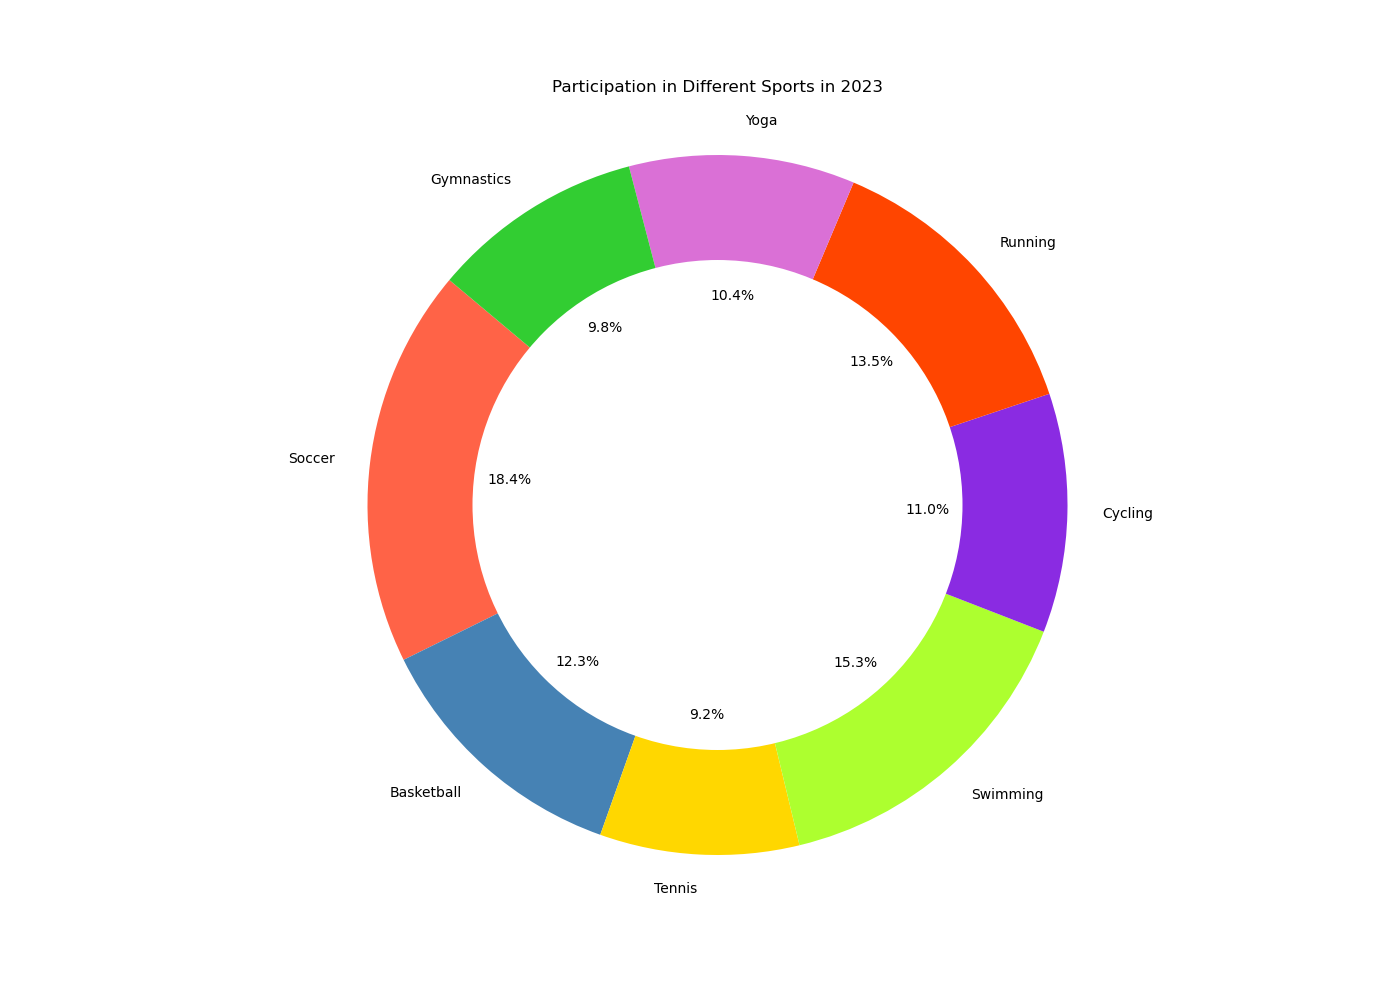

Write the Python code that produced this figure.

import matplotlib.pyplot as plt

# Data to plot
categories = ['Soccer', 'Basketball', 'Tennis', 'Swimming', 'Cycling', 'Running', 'Yoga', 'Gymnastics']
values = [300, 200, 150, 250, 180, 220, 170, 160]
colors = ['#FF6347', '#4682B4', '#FFD700', '#ADFF2F', '#8A2BE2', '#FF4500', '#DA70D6', '#32CD32']

# Create pie chart
plt.figure(figsize=(14, 10))
plt.pie(values, labels=categories, colors=colors, autopct='%1.1f%%', startangle=140)

# Draw a circle at the center of pie to make it look like a donut
centre_circle = plt.Circle((0,0),0.70,fc='white')
fig = plt.gcf()
fig.gca().add_artist(centre_circle)

plt.axis('equal')  # Equal aspect ratio ensures that pie is drawn as a circle.
plt.title('Participation in Different Sports in 2023', pad=20)
plt.show()
